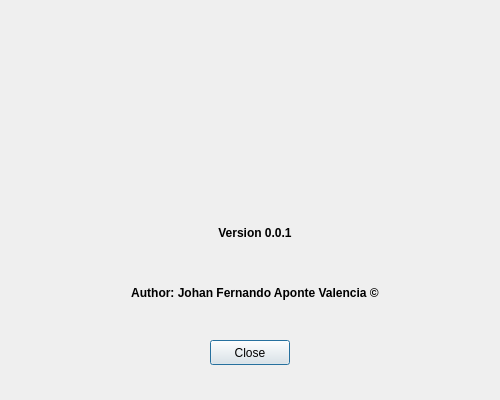
<?xml version="1.0" encoding="UTF-8"?>
<ui version="4.0">
 <class>dlgAbout</class>
 <widget class="QDialog" name="dlgAbout">
  <property name="geometry">
   <rect>
    <x>0</x>
    <y>0</y>
    <width>500</width>
    <height>400</height>
   </rect>
  </property>
  <property name="minimumSize">
   <size>
    <width>500</width>
    <height>400</height>
   </size>
  </property>
  <property name="maximumSize">
   <size>
    <width>500</width>
    <height>400</height>
   </size>
  </property>
  <property name="windowTitle">
   <string>Dialog</string>
  </property>
  <property name="windowIcon">
   <iconset>
    <normaloff>../../../Downloads/logo.png</normaloff>../../../Downloads/logo.png</iconset>
  </property>
  <property name="modal">
   <bool>true</bool>
  </property>
  <widget class="QPushButton" name="btnCloseabout">
   <property name="geometry">
    <rect>
     <x>210</x>
     <y>340</y>
     <width>80</width>
     <height>25</height>
    </rect>
   </property>
   <property name="minimumSize">
    <size>
     <width>80</width>
     <height>25</height>
    </size>
   </property>
   <property name="maximumSize">
    <size>
     <width>80</width>
     <height>25</height>
    </size>
   </property>
   <property name="text">
    <string>Close</string>
   </property>
  </widget>
  <widget class="QLabel" name="label">
   <property name="geometry">
    <rect>
     <x>270</x>
     <y>120</y>
     <width>47</width>
     <height>13</height>
    </rect>
   </property>
   <property name="text">
    <string/>
   </property>
  </widget>
  <widget class="QLabel" name="lblversion">
   <property name="geometry">
    <rect>
     <x>180</x>
     <y>220</y>
     <width>150</width>
     <height>25</height>
    </rect>
   </property>
   <property name="minimumSize">
    <size>
     <width>150</width>
     <height>25</height>
    </size>
   </property>
   <property name="maximumSize">
    <size>
     <width>150</width>
     <height>25</height>
    </size>
   </property>
   <property name="font">
    <font>
     <pointsize>9</pointsize>
     <weight>75</weight>
     <bold>true</bold>
    </font>
   </property>
   <property name="text">
    <string>Version 0.0.1</string>
   </property>
   <property name="alignment">
    <set>Qt::AlignCenter</set>
   </property>
  </widget>
  <widget class="QLabel" name="label_3">
   <property name="geometry">
    <rect>
     <x>170</x>
     <y>30</y>
     <width>150</width>
     <height>150</height>
    </rect>
   </property>
   <property name="maximumSize">
    <size>
     <width>180</width>
     <height>180</height>
    </size>
   </property>
   <property name="text">
    <string/>
   </property>
   <property name="pixmap">
    <pixmap>../../../Downloads/logo.png</pixmap>
   </property>
   <property name="scaledContents">
    <bool>true</bool>
   </property>
   <property name="wordWrap">
    <bool>false</bool>
   </property>
  </widget>
  <widget class="QLabel" name="lblautor">
   <property name="geometry">
    <rect>
     <x>130</x>
     <y>280</y>
     <width>250</width>
     <height>25</height>
    </rect>
   </property>
   <property name="minimumSize">
    <size>
     <width>250</width>
     <height>25</height>
    </size>
   </property>
   <property name="maximumSize">
    <size>
     <width>250</width>
     <height>25</height>
    </size>
   </property>
   <property name="font">
    <font>
     <pointsize>9</pointsize>
     <weight>75</weight>
     <bold>true</bold>
    </font>
   </property>
   <property name="text">
    <string>Author: Johan Fernando Aponte Valencia ©</string>
   </property>
   <property name="alignment">
    <set>Qt::AlignCenter</set>
   </property>
  </widget>
 </widget>
 <resources/>
 <connections/>
</ui>
